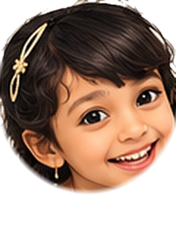
#> input picture assets/faces/head-excited.png, 176 x 241 px
$ python cut_faces.py ../assets/faces/head-excited.png
#> lines starting #> are read from the running program, lines starting #| are printed output that depends on the picture; after the words box and inside, x2 and y2 are one past the last pixel; in counts of white or black regions, pixels touching at a corner belong together
# Cuts Inaara out of the character sheet: removes the plain background by filling in from the edges.
import numpy as np
from PIL import Image, ImageFilter
import sys

def cutout(img, thresh, sides=('top', 'left', 'right', 'bottom')):
    a = np.asarray(img.convert('RGB')).astype(np.int32)
    h, w, _ = a.shape
    border = np.concatenate([a[2], a[:, 2], a[:, -3]])
    # Hair can cover most of the edge: take the background colour from the light edge pixels only.
    light = border[border.sum(axis=1) > 600]
    bg = np.median(light if len(light) else border, axis=0)
    # Background-like: close to the background colour, and light (the sheet's backgrounds are pale).
    dist = np.sqrt(((a - bg) ** 2).sum(axis=2))
    like = (dist < thresh) & (a.sum(axis=2) > 560)
    reach = np.zeros((h, w), bool)
    if 'top' in sides: reach[0] = like[0]
    if 'left' in sides: reach[:, 0] |= like[:, 0]
    if 'right' in sides: reach[:, -1] |= like[:, -1]
    if 'bottom' in sides: reach[-1] |= like[-1]
    while True:
        grow = reach.copy()
        grow[1:] |= reach[:-1]; grow[:-1] |= reach[1:]; grow[:, 1:] |= reach[:, :-1]; grow[:, :-1] |= reach[:, 1:]
        grow &= like
        if (grow == reach).all(): break
        reach = grow
    alpha = Image.fromarray(np.where(reach, 0, 255).astype(np.uint8))
    alpha = alpha.filter(ImageFilter.MinFilter(3)).filter(ImageFilter.GaussianBlur(0.8))
    out = img.convert('RGBA'); out.putalpha(alpha)
    return out

def head(img, chin):
    # Keeps the head: a soft oval around the hair and face, ending just under the chin (no straight cut edges).
    w, h = img.size
    yy, xx = np.mgrid[0:h, 0:w].astype(np.float32)
    cx, cy = w * 0.5, chin * 0.52
    rx, ry = w * 0.5, chin * 0.54
    d = np.sqrt(((xx - cx) / rx) ** 2 + ((yy - cy) / ry) ** 2)
    m = np.clip((1.0 - d) / 0.06 + 1.0, 0, 1)
    m[: int(cy)] = np.maximum(m[: int(cy)], np.clip((1.0 - np.abs(xx[: int(cy)] - cx) / rx) / 0.04, 0, 1))
    a = np.asarray(img).astype(np.float32)
    a[:, :, 3] *= m
    return Image.fromarray(a.astype(np.uint8))

sheet = Image.open(sys.argv[1]).convert('RGB')
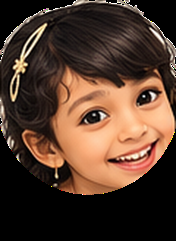
#> sheet: PIL image 176x241 RGB; mean R, G, B 82.9, 58.7, 44.7
# Each face tile: (box, how far down the chin is).
tiles = {'happy': ((700, 50, 822, 214), 0.74), 'excited': ((832, 50, 952, 214), 0.74), 'playful': ((962, 50, 1084, 214), 0.84),
         'surprised': ((832, 258, 952, 424), 0.76), 'shy': ((962, 258, 1084, 424), 0.74)}
for name, (box, chin) in tiles.items():
    t = sheet.crop(box).resize(((box[2] - box[0]) * 2, (box[3] - box[1]) * 2), Image.LANCZOS)
    c = cutout(t, 48, sides=('top', 'left', 'right'))
    head(c, int(c.size[1] * chin)).save(f'head-{name}.png')
#> t: PIL image 244x332 RGB; every value is 0
body = sheet.crop((368, 10, 522, 472)).resize((308, 924), Image.LANCZOS)
#> body: PIL image 308x924 RGB; every value is 0
full = cutout(body, 22)
#> in cutout (call 6), `a = np.asarray(img.convert('RGB')).astype(np.int32)`: a: shape (924, 308, 3) int32; every value is 0
#> in cutout (call 6), `border = np.concatenate([a[2], a[:, 2], a[:, -3]])`: border = 2156 rows, first 8: [0, 0, 0], [0, 0, 0], [0, 0, 0], [0, 0, 0], [0, 0, 0], [0, 0, 0], [0, 0, 0], [0, 0, 0]
#> in cutout (call 6), `dist = np.sqrt(((a - bg) ** 2).sum(axis=2))`: dist: shape (924, 308) float64; every value is 0
#> in cutout (call 6), `like = (dist < thresh) & (a.sum(axis=2) > 560)`: like: shape (924, 308) bool; every value is 0
#> in cutout (call 6), `alpha = Image.fromarray(np.where(reach, 0, 255).astype(np.uint8))`: alpha: PIL image 308x924 L; every value is 255
# Keep only the figure itself (drops bits of the sheet's other drawings at the edges).
a = np.asarray(full).copy()
solid = a[:, :, 3] > 20
#> solid: shape (924, 308) bool; every value is 1
keep = np.zeros_like(solid); h, w = solid.shape; keep[h // 2, w // 2] = solid[h // 2, w // 2]
#> after `h, w = solid.shape`: h = 924; w = 308
#> after `keep[h // 2, w // 2] = solid[h // 2, w // 2]`:
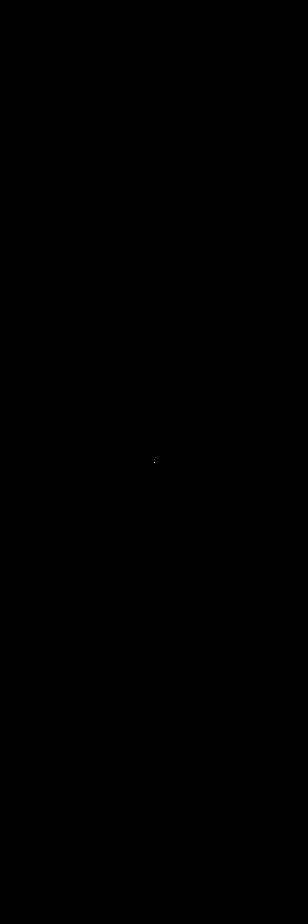
#> keep: shape (924, 308) bool; 0% white in thin lines or dots, all inside (x1, y1, x2, y2) = (154, 462, 155, 463)
keep[h // 3, w // 2] = True
#> keep: shape (924, 308) bool; 0% white in thin lines or dots, all inside (x1, y1, x2, y2) = (154, 308, 155, 463)
while True:
    g = keep.copy(); g[1:] |= keep[:-1]; g[:-1] |= keep[1:]; g[:, 1:] |= keep[:, :-1]; g[:, :-1] |= keep[:, 1:]
    g &= solid
    if (g == keep).all(): break
    keep = g
a[~keep, 3] = 0
Image.fromarray(a).save('full-front.png')
portrait = sheet.crop((60, 98, 366, 492))
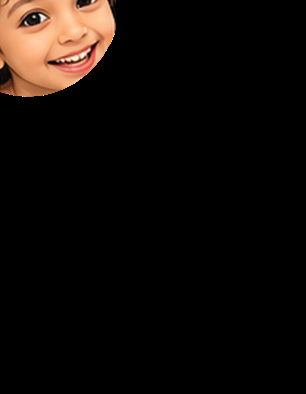
#> portrait: PIL image 306x394 RGB; mean R, G, B 16.7, 11.4, 8.3
cutout(portrait, 30, sides=('top', 'left', 'right')).save('portrait.png')
#> in cutout (call 7), `border = np.concatenate([a[2], a[:, 2], a[:, -3]])`: border = 1094 rows, first 8: [182, 112, 69], [202, 128, 83], [216, 144, 95], [223, 154, 105], [233, 167, 118], [202, 142, 99], [135, 80, 48], [139, 82, 49]
#> in cutout (call 7), `dist = np.sqrt(((a - bg) ** 2).sum(axis=2))`:
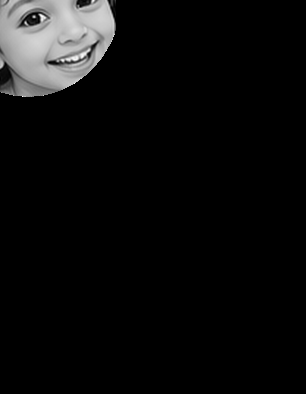
#> dist: shape (394, 306) float64; min 0, max 441.7, mean 21.9; drawn with min black and max white
#> in cutout (call 7), `like = (dist < thresh) & (a.sum(axis=2) > 560)`: like: shape (394, 306) bool; every value is 0
#> in cutout (call 7), `alpha = Image.fromarray(np.where(reach, 0, 255).astype(np.uint8))`: alpha: PIL image 306x394 L; every value is 255
print('ok')

$ run again, on assets/faces/head-playful.png
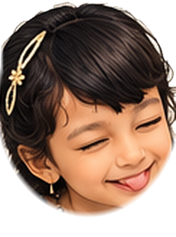
#> input picture assets/faces/head-playful.png, 176 x 237 px
#> body: PIL image 308x924 RGB; every value is 0
#> a: shape (924, 308, 3) int32; every value is 0
#> border = 2156 rows, first 8: [0, 0, 0], [0, 0, 0], [0, 0, 0], [0, 0, 0], [0, 0, 0], [0, 0, 0], [0, 0, 0], [0, 0, 0]
#> dist: shape (924, 308) float64; every value is 0
#> like: shape (924, 308) bool; every value is 0
#> solid: shape (924, 308) bool; every value is 1
#> `portrait = sheet.crop((60, 98, 366, 492))`:
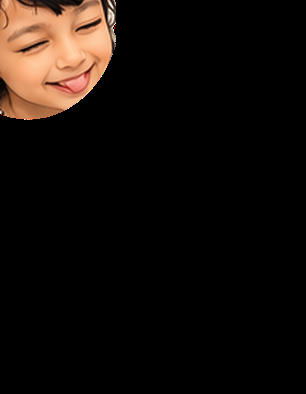
#> portrait: PIL image 306x394 RGB; mean R, G, B 20.3, 14, 10.1
#> a: shape (394, 306, 3) int32
#> border = 1094 rows, first 8: [111, 66, 43], [166, 106, 72], [195, 125, 84], [214, 142, 97], [228, 158, 113], [231, 167, 128], [234, 178, 141], [240, 183, 144]
#> light = [[252, 241, 218]]
#> bg = [252, 241, 218]
#> in cutout (call 7), `dist = np.sqrt(((a - bg) ** 2).sum(axis=2))`:
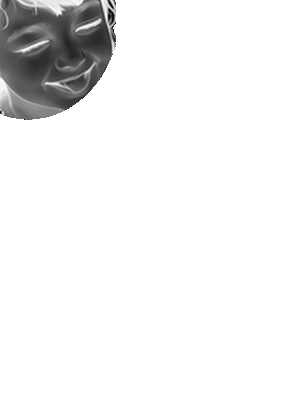
#> dist: shape (394, 306) float64; min 0, max 411.2, mean 386.7; drawn with min black and max white
#> like: shape (394, 306) bool; 0.02% white in thin lines or dots, all inside (x1, y1, x2, y2) = (0, 2, 116, 113)
#> out: PIL image 306x394 RGBA

$ run again, on assets/faces/head-shy.png
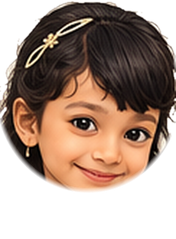
#> input picture assets/faces/head-shy.png, 176 x 239 px
#> `sheet = Image.open(sys.argv[1]).convert('RGB')`:
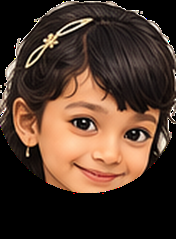
#> sheet: PIL image 176x239 RGB; mean R, G, B 79.5, 57.3, 44.4
#> body: PIL image 308x924 RGB; every value is 0
#> a: shape (924, 308, 3) int32; every value is 0
#> border = 2156 rows, first 8: [0, 0, 0], [0, 0, 0], [0, 0, 0], [0, 0, 0], [0, 0, 0], [0, 0, 0], [0, 0, 0], [0, 0, 0]
#> dist: shape (924, 308) float64; every value is 0
#> like: shape (924, 308) bool; every value is 0
#> alpha: PIL image 308x924 L; every value is 255
#> solid: shape (924, 308) bool; every value is 1
#> a: shape (394, 306, 3) int32
#> border = 1094 rows, first 8: [228, 160, 110], [231, 163, 113], [231, 163, 113], [234, 168, 117], [239, 172, 121], [239, 170, 121], [242, 170, 120], [239, 166, 116]
#> in cutout (call 7), `dist = np.sqrt(((a - bg) ** 2).sum(axis=2))`:
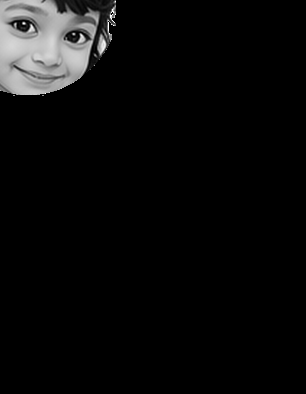
#> dist: shape (394, 306) float64; min 0, max 441.7, mean 19.3; drawn with min black and max white
#> like: shape (394, 306) bool; every value is 0
#> alpha: PIL image 306x394 L; every value is 255
#> out: PIL image 306x394 RGBA
